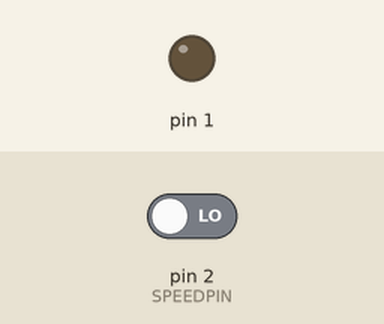
Simulated run of this sketch. Board: Arduino Uno, built with avr-gcc and run on an emulated ATmega328P. Shown: output pins drawn as LEDs (lit = HIGH). Inputs (shaded band) come from the test bench; at power-on: pin 2 (SPEEDPIN) LOW.

Above: at 4.2 s.
4.3 s: pin 2 (SPEEDPIN) driven HIGH
At 4.8 s:
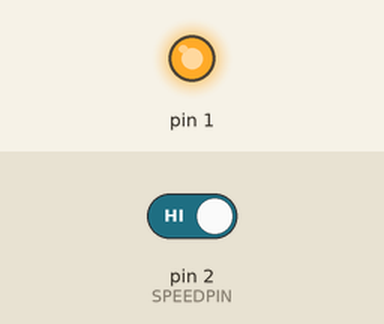
5.8 s: pin 2 (SPEEDPIN) driven LOW
At 7.1 s:
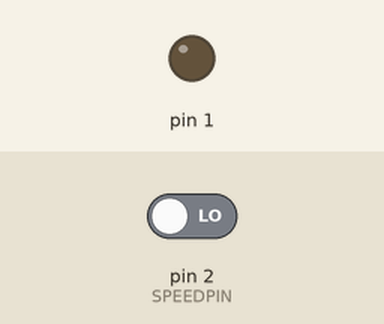
Timing chart, 0 to 8.8 s (numbered marks = the images above; inputs shaded):
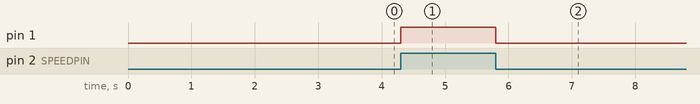

Measured:
- after the input at 4.3 s, pin 1: LOW → HIGH at once
- after the input at 5.8 s, pin 1: HIGH → LOW at once

The sketch:

LEDStripLongboardUpgrade.ino
```cpp
#include <FastLED.h>


//for the measurement of the speed
#define MAXSPEED 8.3
#define WHEELDIAMETER 0.060
#define NRMAGNETS 4.0
#define SPEEDPIN 2

//for the LEDstrips
#define DATA_PIN 0
#define NUM_LEDS_SIDE 30
#define LEDDISTANCE 30.0

#define NUM_LEDS_CIRCLE 16


CRGB leds[NUM_LEDS_SIDE];

/* code by Rolf Hut, based on code by Mark Kriegsman,
 *  the animation shows a bar looping around a neopixel LED-strip.
 *  The speed is determined by reading an analog value from SPEEDINPIN
 *  Everything related to the "integer" bar from Marks code has been removed.
 */

// Anti-aliased light bar example
//   v1 by Mark Kriegsman <kriegsman@tr.org>, November 29, 2013
//
// This example shows the basics of using variable pixel brightness
// as a form of anti-aliasing to animate effects on a sub-pixel level,
// which is useful for effects you want to be particularly "smooth".
//
// This animation shows two bars looping around an LED strip, one moving
// in blocky whole-pixel "integer" steps, and the other one moving
// by smoothly anti-aliased "fractional" (1/16th pixel) steps.
// The use of "16ths" (vs, say, 10ths) is totally arbitrary, but 16ths are
// a good balance of data size, expressive range, and code size and speed.
//
// Notionally, "I" is the Integer Bar, "F" is the Fractional Bar.


int     F16pos = 0; // position of the "fraction-based bar"
int     F16delta = 1; // how many 16ths of a pixel to move the Fractional Bar
uint8_t Fhue = 20; // color for Fractional Bar

int Width  = 12; // width of each light bar, in whole pixels
uint8_t waveShape[13] = {16,8,4,2,1,1,1,1,1,2,4,8,16};
int n=0;

int InterframeDelay = 42; //ms
float restFactor=0.0;
float magnetDistance;

volatile int counter = 5;

unsigned long ledTime = 0;
unsigned long ledFlashTime = 42;

bool magnetStatus = LOW;

void setup() {
  delay(3000); // setup guard, to make sure capacitors are charged before turning on LEDs


  //add LEDstrips to library. Note that
  FastLED.addLeds<WS2811, DATA_PIN, GRB>(leds, NUM_LEDS_SIDE + NUM_LEDS_CIRCLE);
  FastLED.setBrightness(128);

  //set up interrupt for speed measurement

  pinMode(1,OUTPUT);
  digitalWrite(1,LOW);

  //the amount of distance between two magnets on the wheel, expressed in units of "16ths of a pixel"
  magnetDistance = (16.00 * 3.141 * WHEELDIAMETER) / (NRMAGNETS * 0.030);


}
//end setup()


void loop()
{
  if (digitalRead(SPEEDPIN) == HIGH) {
    if (magnetStatus == LOW){
      counter++;

    }
    magnetStatus = HIGH;
    digitalWrite(1,HIGH);
  } else {
    magnetStatus = LOW;
    digitalWrite(1,LOW);
  }


  if ((millis() - ledTime) > ledFlashTime){
    ledTime = millis();
    if (counter > 0){
      float dx =  ((float)(counter * magnetDistance)) + restFactor;
      restFactor = dx - (float)((unsigned long)dx);
      counter = 0;

      // Update the "Fraction Bar" by 1/16th pixel every time
      F16pos += (unsigned long) dx;

      // wrap around at end
      // remember that F16pos contains position in "16ths of a pixel"
      // so the 'end of the strip' is (NUM_LEDS * 16)
      if( F16pos >= ((NUM_LEDS_SIDE+1) * 16)) {
        F16pos -= ((NUM_LEDS_SIDE+1) * 16);
        Fhue = (Fhue+16)%256;
      }


       // Draw everything:
       // clear the pixel buffer
       memset8( leds, 0, (NUM_LEDS_SIDE + NUM_LEDS_CIRCLE) * sizeof(CRGB));
       // draw the Fractional Bar, length=4px, hue=180

       drawFractionalBar( F16pos, Width, Fhue);

       FastLED.show();
    }
  }
}
//end loop()


// Draw a "Fractional Bar" of light starting at position 'pos16', which is counted in
// sixteenths of a pixel from the start of the strip.  Fractional positions are
// rendered using 'anti-aliasing' of pixel brightness.
// The bar width is specified in whole pixels.
// Arguably, this is the interesting code.
void drawFractionalBar( int pos16, int width, uint8_t hue)
{
  int i = pos16 / 16; // convert from pos to raw pixel number
  uint8_t frac = pos16 & 0x0F; // extract the 'factional' part of the position

  // brightness of the first pixel in the bar is 1.0 - (fractional part of position)
  // e.g., if the light bar starts drawing at pixel "57.9", then
  // pixel #57 should only be lit at 10% brightness, because only 1/10th of it
  // is "in" the light bar:
  //
  //                       57.9 . . . . . . . . . . . . . . . . . 61.9
  //                        v                                      v
  //  ---+---56----+---57----+---58----+---59----+---60----+---61----+---62---->
  //     |         |        X|XXXXXXXXX|XXXXXXXXX|XXXXXXXXX|XXXXXXXX |
  //  ---+---------+---------+---------+---------+---------+---------+--------->
  //                   10%       100%      100%      100%      90%
  //
  // the fraction we get is in 16ths and needs to be converted to 256ths,
  // so we multiply by 16.  We subtract from 255 because we want a high
  // fraction (e.g. 0.9) to turn into a low brightness (e.g. 0.1)
  uint8_t firstpixelbrightness = 255 - (frac * 16);

  // if the bar is of integer length, the last pixel's brightness is the
  // reverse of the first pixel's; see illustration above.
  uint8_t lastpixelbrightness  = 255 - firstpixelbrightness;

  // For a bar of width "N", the code has to consider "N+1" pixel positions,
  // which is why the "<= width" below instead of "< width".

  uint8_t bright;
  for( int n = 0; n <= width; n++) {
    if( n == 0) {
      // first pixel in the bar
      bright = firstpixelbrightness;
    } else if( n == width ) {
      // last pixel in the bar
      bright = lastpixelbrightness;
    } else {
      // middle pixels
      bright = 255;
    }
    if (i==0){
      for(int j =0; j < NUM_LEDS_CIRCLE; j++){
        leds[j] += CHSV( hue, 255, bright / waveShape[n]);
      }
    } else {
      leds[i+NUM_LEDS_CIRCLE-1] += CHSV( hue, 255, bright / waveShape[n]);
    }
    i++;
    if( i == NUM_LEDS_SIDE + 1) i = 0; // wrap around
  }
}
```
